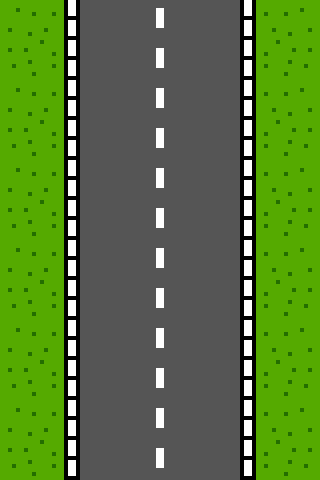

A 2D game scene composited from a Tiled map and its tileset images. What follows is a short description and the map's XML, with each tile layer's data collapsed to a summary:
An orthogonal 4x6 tile map with 80x80 px tiles, 1 tile layer (Tile Layer 1).

<map version="1.0" orientation="orthogonal" width="4" height="6" tilewidth="80" tileheight="80">
 <tileset firstgid="1" name="tiledImage" tilewidth="80" tileheight="80">
  <image source="tiledImage.png" width="480" height="160" />
 </tileset>
 <layer name="Tile Layer 1" width="4" height="6">
  <data>[24 cells, 24 non-empty, 4 distinct tile ids]</data>
 </layer>
</map>
